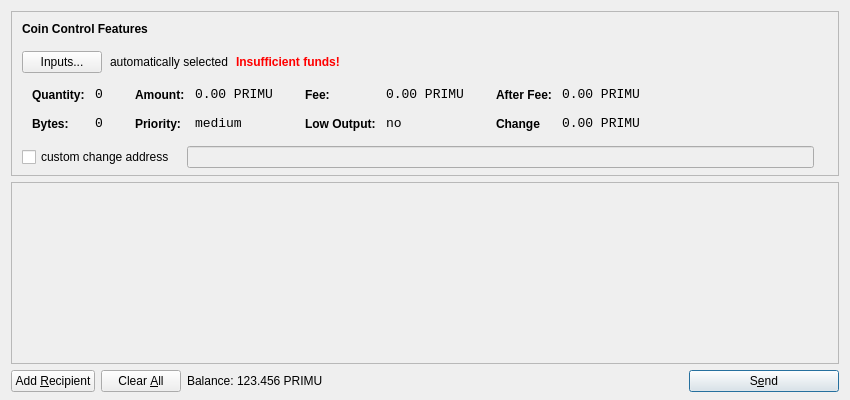
<?xml version="1.0" encoding="UTF-8"?>
<ui version="4.0">
 <class>SendCoinsDialog</class>
 <widget class="QDialog" name="SendCoinsDialog">
  <property name="geometry">
   <rect>
    <x>0</x>
    <y>0</y>
    <width>850</width>
    <height>400</height>
   </rect>
  </property>
  <property name="windowTitle">
   <string>Send Coins</string>
  </property>
  <layout class="QVBoxLayout" name="verticalLayout" stretch="0,1,0">
   <property name="bottomMargin">
    <number>8</number>
   </property>
   <item>
    <widget class="QFrame" name="frameCoinControl">
     <property name="sizePolicy">
      <sizepolicy hsizetype="Expanding" vsizetype="Expanding">
       <horstretch>0</horstretch>
       <verstretch>0</verstretch>
      </sizepolicy>
     </property>
     <property name="maximumSize">
      <size>
       <width>16777215</width>
       <height>16777215</height>
      </size>
     </property>
     <property name="frameShape">
      <enum>QFrame::StyledPanel</enum>
     </property>
     <property name="frameShadow">
      <enum>QFrame::Sunken</enum>
     </property>
     <layout class="QVBoxLayout" name="verticalLayoutCoinControl2">
      <property name="spacing">
       <number>-1</number>
      </property>
      <property name="leftMargin">
       <number>0</number>
      </property>
      <property name="topMargin">
       <number>0</number>
      </property>
      <property name="rightMargin">
       <number>0</number>
      </property>
      <property name="bottomMargin">
       <number>6</number>
      </property>
      <item>
       <layout class="QVBoxLayout" name="verticalLayoutCoinControl" stretch="0,0,0,0,1">
        <property name="spacing">
         <number>0</number>
        </property>
        <property name="leftMargin">
         <number>10</number>
        </property>
        <property name="topMargin">
         <number>10</number>
        </property>
        <item>
         <layout class="QHBoxLayout" name="horizontalLayoutCoinControl1">
          <property name="bottomMargin">
           <number>15</number>
          </property>
          <item>
           <widget class="QLabel" name="labelCoinControlFeatures">
            <property name="sizePolicy">
             <sizepolicy hsizetype="Preferred" vsizetype="Maximum">
              <horstretch>0</horstretch>
              <verstretch>0</verstretch>
             </sizepolicy>
            </property>
            <property name="font">
             <font>
              <weight>75</weight>
              <bold>true</bold>
             </font>
            </property>
            <property name="styleSheet">
             <string notr="true">font-weight:bold;</string>
            </property>
            <property name="text">
             <string>Coin Control Features</string>
            </property>
           </widget>
          </item>
         </layout>
        </item>
        <item>
         <layout class="QHBoxLayout" name="horizontalLayoutCoinControl2" stretch="0,0,0,0">
          <property name="spacing">
           <number>8</number>
          </property>
          <property name="bottomMargin">
           <number>10</number>
          </property>
          <item>
           <widget class="QPushButton" name="pushButtonCoinControl">
            <property name="styleSheet">
             <string notr="true"/>
            </property>
            <property name="text">
             <string>Inputs...</string>
            </property>
           </widget>
          </item>
          <item>
           <widget class="QLabel" name="labelCoinControlAutomaticallySelected">
            <property name="text">
             <string>automatically selected</string>
            </property>
            <property name="margin">
             <number>5</number>
            </property>
           </widget>
          </item>
          <item>
           <widget class="QLabel" name="labelCoinControlInsuffFunds">
            <property name="font">
             <font>
              <weight>75</weight>
              <bold>true</bold>
             </font>
            </property>
            <property name="styleSheet">
             <string notr="true">color:red;font-weight:bold;</string>
            </property>
            <property name="text">
             <string>Insufficient funds!</string>
            </property>
            <property name="margin">
             <number>5</number>
            </property>
           </widget>
          </item>
          <item>
           <spacer name="horizontalSpacerCoinControl">
            <property name="orientation">
             <enum>Qt::Horizontal</enum>
            </property>
            <property name="sizeHint" stdset="0">
             <size>
              <width>40</width>
              <height>1</height>
             </size>
            </property>
           </spacer>
          </item>
         </layout>
        </item>
        <item>
         <widget class="QWidget" name="widgetCoinControl" native="true">
          <property name="sizePolicy">
           <sizepolicy hsizetype="Preferred" vsizetype="Preferred">
            <horstretch>0</horstretch>
            <verstretch>0</verstretch>
           </sizepolicy>
          </property>
          <property name="minimumSize">
           <size>
            <width>0</width>
            <height>0</height>
           </size>
          </property>
          <property name="styleSheet">
           <string notr="true"/>
          </property>
          <layout class="QHBoxLayout" name="horizontalLayoutCoinControl5">
           <property name="margin">
            <number>0</number>
           </property>
           <item>
            <layout class="QHBoxLayout" name="horizontalLayoutCoinControl3" stretch="0,0,0,1">
             <property name="spacing">
              <number>20</number>
             </property>
             <property name="topMargin">
              <number>0</number>
             </property>
             <property name="bottomMargin">
              <number>10</number>
             </property>
             <item>
              <layout class="QFormLayout" name="formLayoutCoinControl1">
               <property name="horizontalSpacing">
                <number>10</number>
               </property>
               <property name="verticalSpacing">
                <number>14</number>
               </property>
               <property name="leftMargin">
                <number>10</number>
               </property>
               <property name="topMargin">
                <number>4</number>
               </property>
               <property name="rightMargin">
                <number>6</number>
               </property>
               <item row="0" column="0">
                <widget class="QLabel" name="labelCoinControlQuantityText">
                 <property name="styleSheet">
                  <string notr="true">font-weight:bold;</string>
                 </property>
                 <property name="text">
                  <string>Quantity:</string>
                 </property>
                 <property name="margin">
                  <number>0</number>
                 </property>
                </widget>
               </item>
               <item row="0" column="1">
                <widget class="QLabel" name="labelCoinControlQuantity">
                 <property name="font">
                  <font>
                   <family>Monospace</family>
                   <pointsize>10</pointsize>
                  </font>
                 </property>
                 <property name="cursor">
                  <cursorShape>IBeamCursor</cursorShape>
                 </property>
                 <property name="contextMenuPolicy">
                  <enum>Qt::ActionsContextMenu</enum>
                 </property>
                 <property name="text">
                  <string>0</string>
                 </property>
                 <property name="margin">
                  <number>0</number>
                 </property>
                 <property name="textInteractionFlags">
                  <set>Qt::LinksAccessibleByMouse|Qt::TextSelectableByKeyboard|Qt::TextSelectableByMouse</set>
                 </property>
                </widget>
               </item>
               <item row="1" column="0">
                <widget class="QLabel" name="labelCoinControlBytesText">
                 <property name="styleSheet">
                  <string notr="true">font-weight:bold;</string>
                 </property>
                 <property name="text">
                  <string>Bytes:</string>
                 </property>
                </widget>
               </item>
               <item row="1" column="1">
                <widget class="QLabel" name="labelCoinControlBytes">
                 <property name="font">
                  <font>
                   <family>Monospace</family>
                   <pointsize>10</pointsize>
                  </font>
                 </property>
                 <property name="cursor">
                  <cursorShape>IBeamCursor</cursorShape>
                 </property>
                 <property name="contextMenuPolicy">
                  <enum>Qt::ActionsContextMenu</enum>
                 </property>
                 <property name="text">
                  <string>0</string>
                 </property>
                 <property name="textInteractionFlags">
                  <set>Qt::LinksAccessibleByMouse|Qt::TextSelectableByKeyboard|Qt::TextSelectableByMouse</set>
                 </property>
                </widget>
               </item>
              </layout>
             </item>
             <item>
              <layout class="QFormLayout" name="formLayoutCoinControl2">
               <property name="horizontalSpacing">
                <number>10</number>
               </property>
               <property name="verticalSpacing">
                <number>14</number>
               </property>
               <property name="leftMargin">
                <number>6</number>
               </property>
               <property name="topMargin">
                <number>4</number>
               </property>
               <property name="rightMargin">
                <number>6</number>
               </property>
               <item row="0" column="0">
                <widget class="QLabel" name="labelCoinControlAmountText">
                 <property name="styleSheet">
                  <string notr="true">font-weight:bold;</string>
                 </property>
                 <property name="text">
                  <string>Amount:</string>
                 </property>
                 <property name="margin">
                  <number>0</number>
                 </property>
                </widget>
               </item>
               <item row="0" column="1">
                <widget class="QLabel" name="labelCoinControlAmount">
                 <property name="font">
                  <font>
                   <family>Monospace</family>
                   <pointsize>10</pointsize>
                  </font>
                 </property>
                 <property name="cursor">
                  <cursorShape>IBeamCursor</cursorShape>
                 </property>
                 <property name="contextMenuPolicy">
                  <enum>Qt::ActionsContextMenu</enum>
                 </property>
                 <property name="text">
                  <string>0.00 PRIMU</string>
                 </property>
                 <property name="textInteractionFlags">
                  <set>Qt::LinksAccessibleByMouse|Qt::TextSelectableByKeyboard|Qt::TextSelectableByMouse</set>
                 </property>
                </widget>
               </item>
               <item row="1" column="0">
                <widget class="QLabel" name="labelCoinControlPriorityText">
                 <property name="styleSheet">
                  <string notr="true">font-weight:bold;</string>
                 </property>
                 <property name="text">
                  <string>Priority:</string>
                 </property>
                </widget>
               </item>
               <item row="1" column="1">
                <widget class="QLabel" name="labelCoinControlPriority">
                 <property name="font">
                  <font>
                   <family>Monospace</family>
                   <pointsize>10</pointsize>
                  </font>
                 </property>
                 <property name="cursor">
                  <cursorShape>IBeamCursor</cursorShape>
                 </property>
                 <property name="contextMenuPolicy">
                  <enum>Qt::ActionsContextMenu</enum>
                 </property>
                 <property name="text">
                  <string>medium</string>
                 </property>
                 <property name="textInteractionFlags">
                  <set>Qt::LinksAccessibleByMouse|Qt::TextSelectableByKeyboard|Qt::TextSelectableByMouse</set>
                 </property>
                </widget>
               </item>
              </layout>
             </item>
             <item>
              <layout class="QFormLayout" name="formLayoutCoinControl3">
               <property name="horizontalSpacing">
                <number>10</number>
               </property>
               <property name="verticalSpacing">
                <number>14</number>
               </property>
               <property name="leftMargin">
                <number>6</number>
               </property>
               <property name="topMargin">
                <number>4</number>
               </property>
               <property name="rightMargin">
                <number>6</number>
               </property>
               <item row="0" column="0">
                <widget class="QLabel" name="labelCoinControlFeeText">
                 <property name="styleSheet">
                  <string notr="true">font-weight:bold;</string>
                 </property>
                 <property name="text">
                  <string>Fee:</string>
                 </property>
                 <property name="margin">
                  <number>0</number>
                 </property>
                </widget>
               </item>
               <item row="0" column="1">
                <widget class="QLabel" name="labelCoinControlFee">
                 <property name="font">
                  <font>
                   <family>Monospace</family>
                   <pointsize>10</pointsize>
                  </font>
                 </property>
                 <property name="cursor">
                  <cursorShape>IBeamCursor</cursorShape>
                 </property>
                 <property name="contextMenuPolicy">
                  <enum>Qt::ActionsContextMenu</enum>
                 </property>
                 <property name="text">
                  <string>0.00 PRIMU</string>
                 </property>
                 <property name="textInteractionFlags">
                  <set>Qt::LinksAccessibleByMouse|Qt::TextSelectableByKeyboard|Qt::TextSelectableByMouse</set>
                 </property>
                </widget>
               </item>
               <item row="1" column="0">
                <widget class="QLabel" name="labelCoinControlLowOutputText">
                 <property name="styleSheet">
                  <string notr="true">font-weight:bold;</string>
                 </property>
                 <property name="text">
                  <string>Low Output:</string>
                 </property>
                </widget>
               </item>
               <item row="1" column="1">
                <widget class="QLabel" name="labelCoinControlLowOutput">
                 <property name="font">
                  <font>
                   <family>Monospace</family>
                   <pointsize>10</pointsize>
                  </font>
                 </property>
                 <property name="cursor">
                  <cursorShape>IBeamCursor</cursorShape>
                 </property>
                 <property name="contextMenuPolicy">
                  <enum>Qt::ActionsContextMenu</enum>
                 </property>
                 <property name="text">
                  <string>no</string>
                 </property>
                 <property name="textInteractionFlags">
                  <set>Qt::LinksAccessibleByMouse|Qt::TextSelectableByKeyboard|Qt::TextSelectableByMouse</set>
                 </property>
                </widget>
               </item>
              </layout>
             </item>
             <item>
              <layout class="QFormLayout" name="formLayoutCoinControl4">
               <property name="horizontalSpacing">
                <number>10</number>
               </property>
               <property name="verticalSpacing">
                <number>14</number>
               </property>
               <property name="leftMargin">
                <number>6</number>
               </property>
               <property name="topMargin">
                <number>4</number>
               </property>
               <property name="rightMargin">
                <number>6</number>
               </property>
               <item row="0" column="0">
                <widget class="QLabel" name="labelCoinControlAfterFeeText">
                 <property name="styleSheet">
                  <string notr="true">font-weight:bold;</string>
                 </property>
                 <property name="text">
                  <string>After Fee:</string>
                 </property>
                 <property name="margin">
                  <number>0</number>
                 </property>
                </widget>
               </item>
               <item row="0" column="1">
                <widget class="QLabel" name="labelCoinControlAfterFee">
                 <property name="font">
                  <font>
                   <family>Monospace</family>
                   <pointsize>10</pointsize>
                  </font>
                 </property>
                 <property name="cursor">
                  <cursorShape>IBeamCursor</cursorShape>
                 </property>
                 <property name="contextMenuPolicy">
                  <enum>Qt::ActionsContextMenu</enum>
                 </property>
                 <property name="text">
                  <string>0.00 PRIMU</string>
                 </property>
                 <property name="textInteractionFlags">
                  <set>Qt::LinksAccessibleByMouse|Qt::TextSelectableByKeyboard|Qt::TextSelectableByMouse</set>
                 </property>
                </widget>
               </item>
               <item row="1" column="0">
                <widget class="QLabel" name="labelCoinControlChangeText">
                 <property name="styleSheet">
                  <string notr="true">font-weight:bold;</string>
                 </property>
                 <property name="text">
                  <string>Change</string>
                 </property>
                </widget>
               </item>
               <item row="1" column="1">
                <widget class="QLabel" name="labelCoinControlChange">
                 <property name="font">
                  <font>
                   <family>Monospace</family>
                   <pointsize>10</pointsize>
                  </font>
                 </property>
                 <property name="cursor">
                  <cursorShape>IBeamCursor</cursorShape>
                 </property>
                 <property name="contextMenuPolicy">
                  <enum>Qt::ActionsContextMenu</enum>
                 </property>
                 <property name="text">
                  <string>0.00 PRIMU</string>
                 </property>
                 <property name="textInteractionFlags">
                  <set>Qt::LinksAccessibleByMouse|Qt::TextSelectableByKeyboard|Qt::TextSelectableByMouse</set>
                 </property>
                </widget>
               </item>
              </layout>
             </item>
            </layout>
           </item>
          </layout>
         </widget>
        </item>
        <item>
         <layout class="QHBoxLayout" name="horizontalLayoutCoinControl4" stretch="0,0,0">
          <property name="spacing">
           <number>12</number>
          </property>
          <property name="sizeConstraint">
           <enum>QLayout::SetDefaultConstraint</enum>
          </property>
          <property name="topMargin">
           <number>5</number>
          </property>
          <property name="rightMargin">
           <number>5</number>
          </property>
          <item>
           <widget class="QCheckBox" name="checkBoxCoinControlChange">
            <property name="text">
             <string>custom change address</string>
            </property>
           </widget>
          </item>
          <item>
           <widget class="QLineEdit" name="lineEditCoinControlChange">
            <property name="enabled">
             <bool>false</bool>
            </property>
            <property name="sizePolicy">
             <sizepolicy hsizetype="Expanding" vsizetype="Fixed">
              <horstretch>0</horstretch>
              <verstretch>0</verstretch>
             </sizepolicy>
            </property>
           </widget>
          </item>
          <item>
           <widget class="QLabel" name="labelCoinControlChangeLabel">
            <property name="sizePolicy">
             <sizepolicy hsizetype="Preferred" vsizetype="Expanding">
              <horstretch>0</horstretch>
              <verstretch>0</verstretch>
             </sizepolicy>
            </property>
            <property name="minimumSize">
             <size>
              <width>0</width>
              <height>0</height>
             </size>
            </property>
            <property name="text">
             <string/>
            </property>
            <property name="margin">
             <number>3</number>
            </property>
           </widget>
          </item>
         </layout>
        </item>
        <item>
         <spacer name="verticalSpacerCoinControl">
          <property name="orientation">
           <enum>Qt::Vertical</enum>
          </property>
          <property name="sizeHint" stdset="0">
           <size>
            <width>800</width>
            <height>1</height>
           </size>
          </property>
         </spacer>
        </item>
       </layout>
      </item>
     </layout>
    </widget>
   </item>
   <item>
    <widget class="QScrollArea" name="scrollArea">
     <property name="widgetResizable">
      <bool>true</bool>
     </property>
     <widget class="QWidget" name="scrollAreaWidgetContents">
      <property name="geometry">
       <rect>
        <x>0</x>
        <y>0</y>
        <width>830</width>
        <height>165</height>
       </rect>
      </property>
      <layout class="QVBoxLayout" name="verticalLayout_2">
       <property name="margin">
        <number>0</number>
       </property>
       <item>
        <layout class="QVBoxLayout" name="entries">
         <property name="spacing">
          <number>6</number>
         </property>
        </layout>
       </item>
       <item>
        <spacer name="verticalSpacer">
         <property name="orientation">
          <enum>Qt::Vertical</enum>
         </property>
         <property name="sizeHint" stdset="0">
          <size>
           <width>20</width>
           <height>40</height>
          </size>
         </property>
        </spacer>
       </item>
      </layout>
     </widget>
    </widget>
   </item>
   <item>
    <layout class="QHBoxLayout" name="horizontalLayout">
     <item>
      <widget class="QPushButton" name="addButton">
       <property name="toolTip">
        <string>Send to multiple recipients at once</string>
       </property>
       <property name="text">
        <string>Add &amp;Recipient</string>
       </property>
       <property name="icon">
        <iconset resource="../bitcoin.qrc">
         <normaloff>:/icons/add</normaloff>:/icons/add</iconset>
       </property>
       <property name="autoDefault">
        <bool>false</bool>
       </property>
      </widget>
     </item>
     <item>
      <widget class="QPushButton" name="clearButton">
       <property name="sizePolicy">
        <sizepolicy hsizetype="Minimum" vsizetype="Fixed">
         <horstretch>0</horstretch>
         <verstretch>0</verstretch>
        </sizepolicy>
       </property>
       <property name="toolTip">
        <string>Remove all transaction fields</string>
       </property>
       <property name="text">
        <string>Clear &amp;All</string>
       </property>
       <property name="icon">
        <iconset resource="../bitcoin.qrc">
         <normaloff>:/icons/remove</normaloff>:/icons/remove</iconset>
       </property>
       <property name="autoRepeatDelay">
        <number>300</number>
       </property>
       <property name="autoDefault">
        <bool>false</bool>
       </property>
      </widget>
     </item>
     <item>
      <layout class="QHBoxLayout" name="horizontalLayout_2">
       <property name="spacing">
        <number>3</number>
       </property>
       <item>
        <widget class="QLabel" name="label">
         <property name="sizePolicy">
          <sizepolicy hsizetype="Preferred" vsizetype="Fixed">
           <horstretch>0</horstretch>
           <verstretch>0</verstretch>
          </sizepolicy>
         </property>
         <property name="text">
          <string>Balance:</string>
         </property>
        </widget>
       </item>
       <item>
        <widget class="QLabel" name="labelBalance">
         <property name="sizePolicy">
          <sizepolicy hsizetype="Preferred" vsizetype="Fixed">
           <horstretch>0</horstretch>
           <verstretch>0</verstretch>
          </sizepolicy>
         </property>
         <property name="cursor">
          <cursorShape>IBeamCursor</cursorShape>
         </property>
         <property name="text">
          <string>123.456 PRIMU</string>
         </property>
         <property name="textInteractionFlags">
          <set>Qt::LinksAccessibleByMouse|Qt::TextSelectableByKeyboard|Qt::TextSelectableByMouse</set>
         </property>
        </widget>
       </item>
      </layout>
     </item>
     <item>
      <spacer name="horizontalSpacer">
       <property name="orientation">
        <enum>Qt::Horizontal</enum>
       </property>
       <property name="sizeHint" stdset="0">
        <size>
         <width>40</width>
         <height>20</height>
        </size>
       </property>
      </spacer>
     </item>
     <item>
      <widget class="QPushButton" name="sendButton">
       <property name="minimumSize">
        <size>
         <width>150</width>
         <height>0</height>
        </size>
       </property>
       <property name="toolTip">
        <string>Confirm the send action</string>
       </property>
       <property name="text">
        <string>S&amp;end</string>
       </property>
       <property name="icon">
        <iconset resource="../bitcoin.qrc">
         <normaloff>:/icons/send</normaloff>:/icons/send</iconset>
       </property>
       <property name="default">
        <bool>true</bool>
       </property>
      </widget>
     </item>
    </layout>
   </item>
  </layout>
 </widget>
 <resources>
  <include location="../bitcoin.qrc"/>
 </resources>
 <connections/>
</ui>
